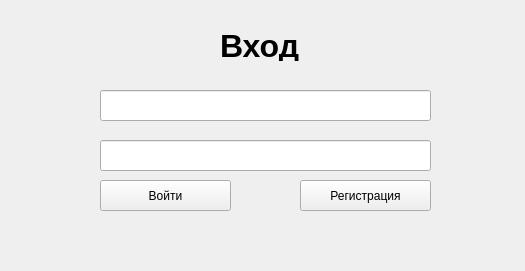
<?xml version="1.0" encoding="UTF-8"?>
<ui version="4.0">
 <class>MainWindow</class>
 <widget class="QMainWindow" name="MainWindow">
  <property name="geometry">
   <rect>
    <x>0</x>
    <y>0</y>
    <width>525</width>
    <height>271</height>
   </rect>
  </property>
  <property name="windowTitle">
   <string>MainWindow</string>
  </property>
  <widget class="QWidget" name="centralwidget">
   <widget class="QLineEdit" name="edit_login">
    <property name="geometry">
     <rect>
      <x>100</x>
      <y>90</y>
      <width>331</width>
      <height>31</height>
     </rect>
    </property>
   </widget>
   <widget class="QLineEdit" name="edit_password">
    <property name="geometry">
     <rect>
      <x>100</x>
      <y>140</y>
      <width>331</width>
      <height>31</height>
     </rect>
    </property>
   </widget>
   <widget class="QLabel" name="label">
    <property name="geometry">
     <rect>
      <x>220</x>
      <y>30</y>
      <width>281</width>
      <height>31</height>
     </rect>
    </property>
    <property name="font">
     <font>
      <pointsize>24</pointsize>
      <weight>75</weight>
      <bold>true</bold>
     </font>
    </property>
    <property name="text">
     <string>Вход</string>
    </property>
   </widget>
   <widget class="QPushButton" name="btn_join">
    <property name="geometry">
     <rect>
      <x>100</x>
      <y>180</y>
      <width>131</width>
      <height>31</height>
     </rect>
    </property>
    <property name="text">
     <string>Войти</string>
    </property>
   </widget>
   <widget class="QPushButton" name="btn_reg">
    <property name="geometry">
     <rect>
      <x>300</x>
      <y>180</y>
      <width>131</width>
      <height>31</height>
     </rect>
    </property>
    <property name="text">
     <string>Регистрация</string>
    </property>
   </widget>
  </widget>
 </widget>
 <resources/>
 <connections/>
</ui>
